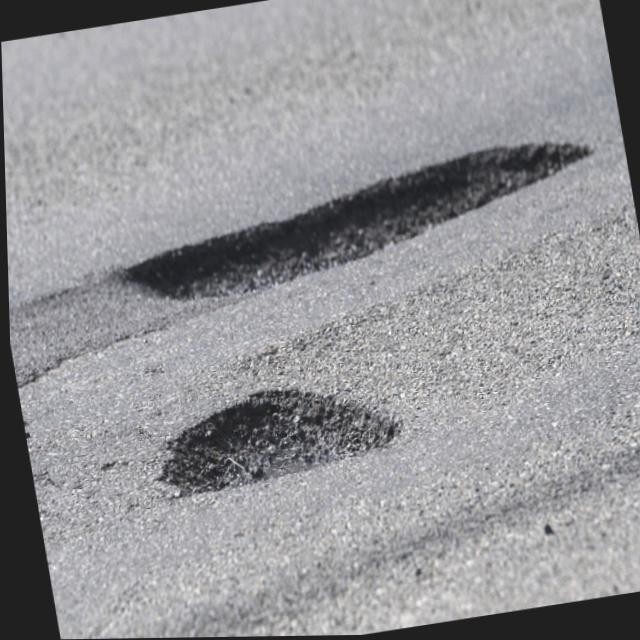
#> input picture 02_pothole_detection/dataset/sample_images/pothole_dataset_1_train_image10.jpg, 640 x 640 px
$ python lane_detector.py --input ../../02_pothole_detection/dataset/sample_images
#> lines starting #> are read from the running program, lines starting #| are printed output that depends on the picture; after the words box and inside, x2 and y2 are one past the last pixel; in counts of white or black regions, pixels touching at a corner belong together; long printed decimals are rounded
"""Classical lane detection + lane departure warning (no deep learning).

Pipeline per frame
  1. Colour mask   : keep white + yellow pixels (HLS colour space)
  2. Grayscale + Gaussian blur
  3. Canny edge detection
  4. Region-of-interest (trapezoid in front of the car)
  5. Probabilistic Hough transform -> line segments
  6. Split segments into left / right by slope, fit one line per side
  7. Temporal smoothing (exponential moving average) for video
  8. Departure warning: offset of lane centre from image centre

Usage:
    python src/lane_detector.py --input data/test_images --output results/images
    python src/lane_detector.py --input data/test_videos/solidWhiteRight.mp4 --output results/videos
"""
import argparse
import time
from pathlib import Path

import cv2
import numpy as np

# ---------------- tunable parameters ----------------
CANNY_LOW, CANNY_HIGH = 50, 150
BLUR_K = 5
HOUGH = dict(rho=1, theta=np.pi / 180, threshold=20, minLineLength=20, maxLineGap=100)
MIN_ABS_SLOPE = 0.4          # ignore near-horizontal segments
ROI_TOP = 0.60               # top of ROI as a fraction of image height
SMOOTH_ALPHA = 0.2           # EMA weight of the new measurement (video)
DEPARTURE_THRESH = 0.15      # |offset| / lane width that triggers a warning


def colour_mask(img):
    """Keep white and yellow lane paint."""
    hls = cv2.cvtColor(img, cv2.COLOR_BGR2HLS)
    white = cv2.inRange(hls, (0, 200, 0), (255, 255, 255))
    yellow = cv2.inRange(hls, (10, 0, 100), (40, 255, 255))
    mask = cv2.bitwise_or(white, yellow)
    return cv2.bitwise_and(img, img, mask=mask)


def roi_vertices(h, w):
    return np.array([[(int(0.05 * w), h), (int(0.45 * w), int(ROI_TOP * h)),
                      (int(0.55 * w), int(ROI_TOP * h)), (int(0.95 * w), h)]], dtype=np.int32)


def region_of_interest(img, vertices):
    mask = np.zeros_like(img)
    cv2.fillPoly(mask, vertices, 255)
    return cv2.bitwise_and(img, mask)


def fit_side(segments, h):
    """Least-squares fit x = m*y + c through all segment endpoints of one side."""
    if not segments:
        return None
    xs, ys = [], []
    for x1, y1, x2, y2 in segments:
        xs += [x1, x2]
        ys += [y1, y2]
    m, c = np.polyfit(ys, xs, 1)
    return np.array([m, c], dtype=np.float64)


def line_points(params, h):
    m, c = params
    y1, y2 = h, int(ROI_TOP * h)
    return (int(m * y1 + c), y1), (int(m * y2 + c), y2)


class LaneDetector:
    def __init__(self, smooth=True):
        self.smooth = smooth
        self.left = None
        self.right = None
        self.lane_w = None   # learned lane width at the image bottom (pixels)

    def _update(self, old, new):
        if new is None:
            return old
        if old is None or not self.smooth:
            return new
        return (1 - SMOOTH_ALPHA) * old + SMOOTH_ALPHA * new

    def detect(self, frame):
        """Return dict with debug images, lane params and departure info."""
        h, w = frame.shape[:2]
        masked = colour_mask(frame)
        gray = cv2.cvtColor(masked, cv2.COLOR_BGR2GRAY)
        blur = cv2.GaussianBlur(gray, (BLUR_K, BLUR_K), 0)
        edges = cv2.Canny(blur, CANNY_LOW, CANNY_HIGH)
        roi = region_of_interest(edges, roi_vertices(h, w))
        lines = cv2.HoughLinesP(roi, **HOUGH)

        left_seg, right_seg = [], []
        if lines is not None:
            for x1, y1, x2, y2 in lines[:, 0]:
                if x2 == x1:
                    continue
                slope = (y2 - y1) / (x2 - x1)
                if abs(slope) < MIN_ABS_SLOPE:
                    continue
                # image y grows downward: left lane has negative slope
                if slope < 0:
                    left_seg.append((x1, y1, x2, y2))
                else:
                    right_seg.append((x1, y1, x2, y2))

        l_new, r_new = fit_side(left_seg, h), fit_side(right_seg, h)
        self.left = self._update(self.left, l_new)
        self.right = self._update(self.right, r_new)

        info = dict(left_found=l_new is not None, right_found=r_new is not None,
                    left=self.left, right=self.right, offset=None, warning=False,
                    n_segments=0 if lines is None else len(lines))
        lx = None if self.left is None else line_points(self.left, h)[0][0]
        rx = None if self.right is None else line_points(self.right, h)[0][0]
        if lx is not None and rx is not None and rx - lx > 0.2 * w:
            # both lines found: measure lane width and remember it
            lane_w = rx - lx
            self.lane_w = lane_w if self.lane_w is None else 0.9 * self.lane_w + 0.1 * lane_w
        elif self.lane_w is not None and (lx is not None or rx is not None):
            # single-line fallback: infer the missing side from the learned lane width
            lane_w = self.lane_w
            if lx is None:
                lx = rx - lane_w
            else:
                rx = lx + lane_w
            info["single_line_fallback"] = True
        else:
            lx = rx = None
        if lx is not None:
            lane_centre = (lx + rx) / 2
            offset = (w / 2 - lane_centre) / lane_w  # + => car right of centre
            info["offset"] = float(offset)
            info["warning"] = abs(offset) > DEPARTURE_THRESH
        info["debug"] = dict(mask=masked, edges=edges, roi=roi)
        return info

    @staticmethod
    def draw(frame, info):
        out = frame.copy()
        h, w = frame.shape[:2]
        overlay = np.zeros_like(frame)
        pts = []
        for side, colour in (("left", (0, 0, 255)), ("right", (255, 0, 0))):
            if info[side] is not None:
                p1, p2 = line_points(info[side], h)
                cv2.line(overlay, p1, p2, colour, 10)
                pts.append((p1, p2))
        if len(pts) == 2:
            poly = np.array([pts[0][0], pts[0][1], pts[1][1], pts[1][0]], np.int32)
            cv2.fillPoly(overlay, [poly], (0, 180, 0))
        out = cv2.addWeighted(out, 1.0, overlay, 0.4, 0)
        if info["offset"] is not None:
            txt = f"Offset: {info['offset']*100:+.1f}% of lane width"
            cv2.putText(out, txt, (20, 40), cv2.FONT_HERSHEY_SIMPLEX, 0.9, (255, 255, 255), 2)
        if info["warning"]:
            cv2.putText(out, "LANE DEPARTURE WARNING", (20, 80), cv2.FONT_HERSHEY_SIMPLEX,
                        1.0, (0, 0, 255), 3)
        cv2.polylines(out, roi_vertices(h, w), True, (0, 255, 255), 1)
        return out


def process_image(path, out_dir):
    img = cv2.imread(str(path))
    det = LaneDetector(smooth=False)
    info = det.detect(img)
    out = det.draw(img, info)
    out_dir.mkdir(parents=True, exist_ok=True)
    cv2.imwrite(str(out_dir / f"{path.stem}_lanes.jpg"), out)
    # pipeline stages figure: original | colour mask | edges | ROI edges | result
    small = lambda im: cv2.resize(im if im.ndim == 3 else cv2.cvtColor(im, cv2.COLOR_GRAY2BGR), (480, 270))
    d = info["debug"]
    strip = np.hstack([small(img), small(d["mask"]), small(d["edges"]), small(d["roi"]), small(out)])
    cv2.imwrite(str(out_dir / f"{path.stem}_pipeline.jpg"), strip)
    return info


# [27 lines left out: function process_video, not called in this run]


def main():
    ap = argparse.ArgumentParser()
    ap.add_argument("--input", required=True, help="image, folder of images, or video")
    ap.add_argument("--output", default="results")
    args = ap.parse_args()
    src, out = Path(args.input), Path(args.output)
    if src.is_dir():
        for p in sorted(src.glob("*.jpg")):
            info = process_image(p, out)
#> in process_image, img is the input picture: shape (640, 640, 3); mean B, G, R 152.7, 149.8, 150
#> in colour_mask, `white = cv2.inRange(hls, (0, 200, 0), (255, 255, 255))`:
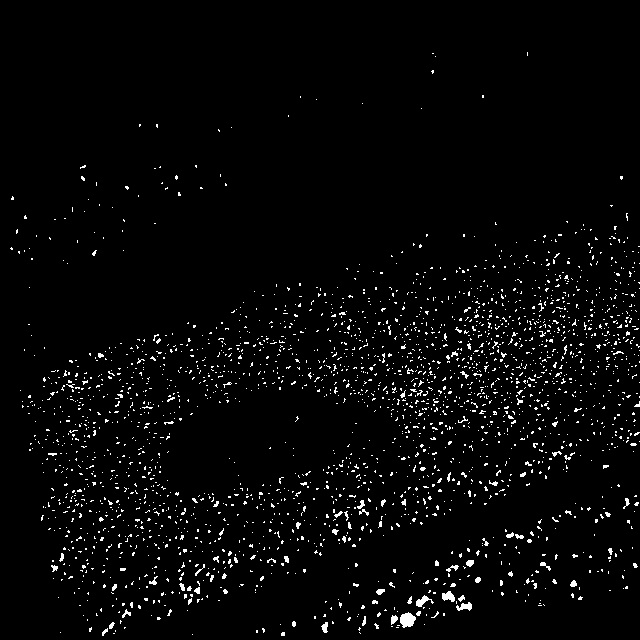
#> white: shape (640, 640); 2.9% white in thin lines or dots, all inside (x1, y1, x2, y2) = (10, 52, 640, 636)
#> in region_of_interest, `return cv2.bitwise_and(img, mask)`:
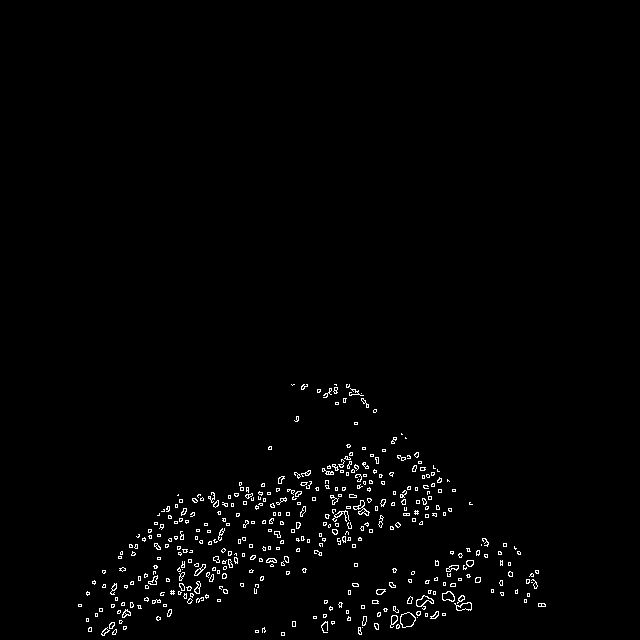
#> returned value: shape (640, 640); 1.4% white in thin lines or dots, all inside (x1, y1, x2, y2) = (78, 384, 546, 636)
#> in detect, `lines = cv2.HoughLinesP(roi, **HOUGH)`: lines = 120 rows, first 6: [88, 621, 365, 448], [86, 593, 441, 478], [111, 591, 449, 481], [157, 620, 439, 471], [111, 594, 401, 433], [86, 621, 470, 504]
#> the loop in detect, `for x1, y1, x2, y2 in lines[:, 0]:` made 120 passes
#> (x1, y1, x2, y2, slope) on passes 1 to 8: (88, 621, 365, 448, -0.625), (86, 593, 441, 478, -0.324), (111, 591, 449, 481, -0.325), (157, 620, 439, 471, -0.528), (111, 594, 401, 433, -0.555), (86, 621, 470, 504, -0.305), (102, 634, 418, 452, -0.576), (134, 555, 378, 462, -0.381)
#> after the loop in detect, `for x1, y1, x2, y2 in lines[:, 0]:`: left_seg = 20 items, first 6: (88, 621, 365, 448), (157, 620, 439, 471), (111, 594, 401, 433), (102, 634, 418, 452), (121, 551, 365, 447), (112, 628, 336, 387); right_seg = [(239, 482, 437, 616), (240, 489, 468, 610), (332, 464, 536, 587), (287, 491, 526, 602), (355, 389, 529, 596), (347, 465, 434, 594), (327, 393, 538, 604), (349, 385, 528, 583), (334, 389, 538, 573), (346, 384, 367, 407)]
#> the loop in fit_side, `for x1, y1, x2, y2 in segments:` made 20 passes
#> (x1, y1, x2, y2) on passes 7 to 14: (104, 629, 396, 439), (103, 630, 360, 475), (102, 632, 421, 462), (113, 634, 400, 455), (111, 588, 416, 452), (362, 623, 498, 551), (78, 605, 337, 387), (95, 615, 334, 384)
#> after the loop in fit_side, `for x1, y1, x2, y2 in segments:`: xs = 40 values, max 498 at index 23, min 78 at index 24, mean 249.7; ys = 40 values, max 634 at index 6, min 384 at index 27, mean 531.7
#> in fit_side, `m, c = np.polyfit(ys, xs, 1)`: m = -1.32; c = 949.2
#> the loop in fit_side (call 2), `for x1, y1, x2, y2 in segments:` made 10 passes
#> (x1, y1, x2, y2, xs, ys) on passes 1 to 3: (239, 482, 437, 616, [239, 437], [482, 616]), (240, 489, 468, 610, [239, 437, 240, 468], [482, 616, 489, 610]), (332, 464, 536, 587, [239, 437, 240, 468, 332, 536], [482, 616, 489, 610, 464, 587])
#> in detect, `l_new, r_new = fit_side(left_seg, h), fit_side(right_seg, h)`: l_new = [-1.32, 949.2]; r_new = [0.833, -18.02]
#> in detect, `self.left = self._update(self.left, l_new)`: self.left = [-1.32, 949.2]
#> in detect, `self.right = self._update(self.right, r_new)`: self.right = [0.833, -18.02]
#> in detect, `info = dict(left_found=l_new is not None, right_found=r_new is not Non..`: info = 7 items
#> in line_points, `m, c = params`: m = -1.32; c = 949.2
#> in detect, `lx = None if self.left is None else line_points(self.left, h)[0][0]`: lx = 107
#> in detect, `rx = None if self.right is None else line_points(self.right, h)[0][0]`: rx = 515
#> in detect, `lane_w = rx - lx`: lane_w = 408
#> in detect, `lane_centre = (lx + rx) / 2`: lane_centre = 311
#> in detect, `offset = (w / 2 - lane_centre) / lane_w`: offset = 0.0221
#> in process_image, `info = det.detect(img)`: info = 8 items
#> the loop in draw, `for side, colour in (("left", (0, 0, 255)), ("right", (255, 0, 0))):` made 2 passes
#> (m in line_points, c in line_points, p1, p2) on passes 1 to 2: (-1.32, 949.2, (107, 640), (443, 384)), (0.833, -18.02, (515, 640), (301, 384))
#> after the loop in draw, `for side, colour in (("left", (0, 0, 255)), ("right", (255, 0, 0))):`:
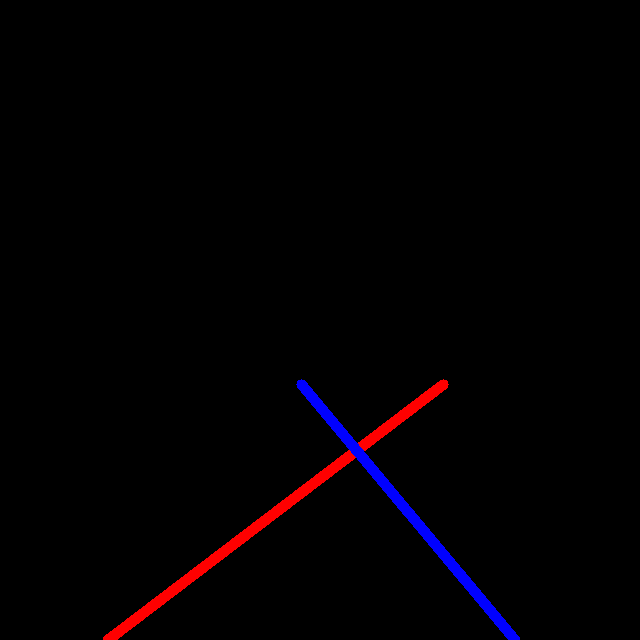
#> overlay: shape (640, 640, 3); mean of channels 0, 1, 2 2.2, 0, 2.8; drawn as B, G, R
#> after the loop in draw, `for side, colour in (("left", (0, 0, 255)), ("right", (255, 0, 0))):`: pts = [((107, 640), (443, 384)), ((515, 640), (301, 384))]
#> in draw, `poly = np.array([pts[0][0], pts[0][1], pts[1][1], pts[1][0]], np.int32)`: poly = [[107, 640], [443, 384], [301, 384], [515, 640]]
#> in draw, `cv2.fillPoly(overlay, [poly], (0, 180, 0))`:
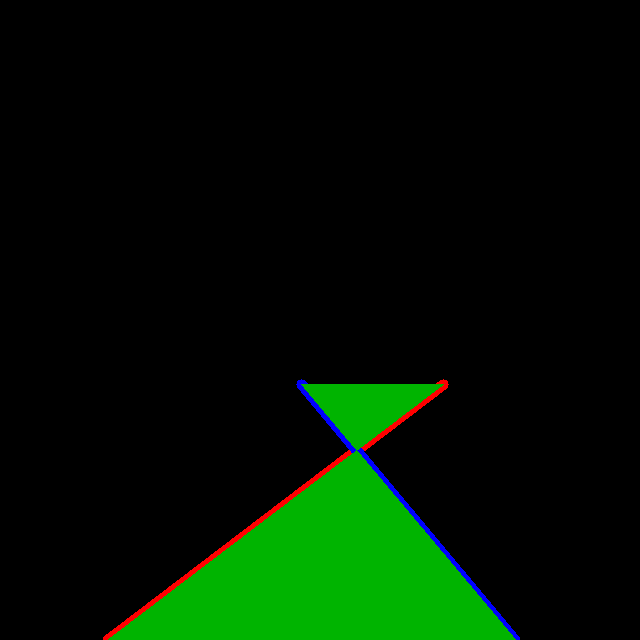
#> overlay: shape (640, 640, 3); 10.67% of pixels changed, all inside (x1, y1, x2, y2) = (108, 384, 516, 640); drawn as B, G, R
#> in draw, `out = cv2.addWeighted(out, 1.0, overlay, 0.4, 0)`:
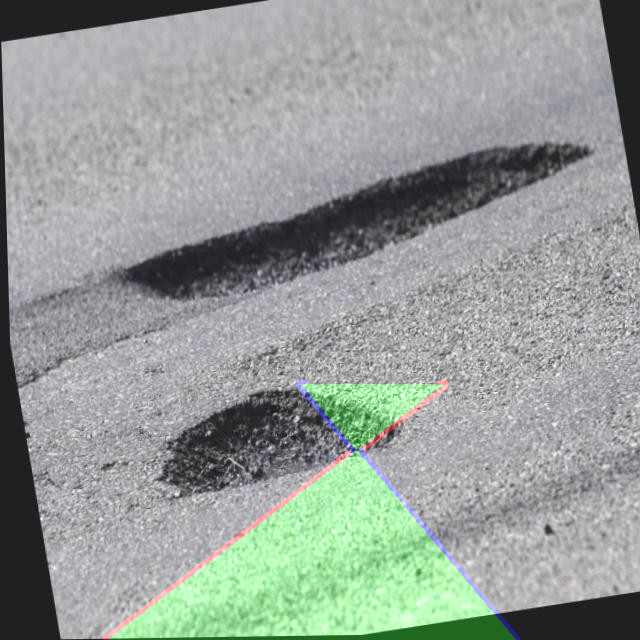
#> out: shape (640, 640, 3); mean B, G, R 153, 157.2, 150.4
#> in draw, `txt = f"Offset: {info['offset']*100:+.1f}% of lane width"`: txt = 'Offset: +2.2% of lane width'
#> in draw, `cv2.polylines(out, roi_vertices(h, w), True, (0, 255, 255), 1)`:
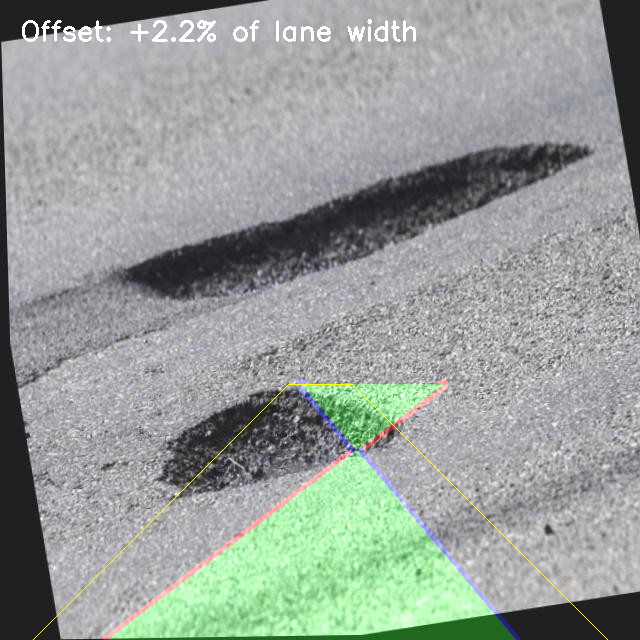
#> out: shape (640, 640, 3); mean B, G, R 153.4, 157.9, 151.1
#> in process_image, `d = info["debug"]`: d = 3 items
#> in process_image, `strip = np.hstack([small(img), small(d["mask"]), small(d["edges"]), sm..`:
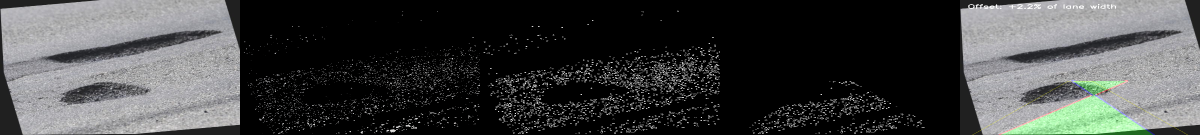
#> strip: shape (270, 2400, 3) (shown at 1/2 size); mean B, G, R 65.9, 66.2, 64.9
#> info = 8 items
            print(p.name, "left:", info["left_found"], "right:", info["right_found"],
                  "offset:", info["offset"])
#| pothole_dataset_1_train_image10.jpg left: True right: True offset: 0.02206
#> pass 2 of the loop in main, `for p in sorted(src.glob("*.jpg")):`:
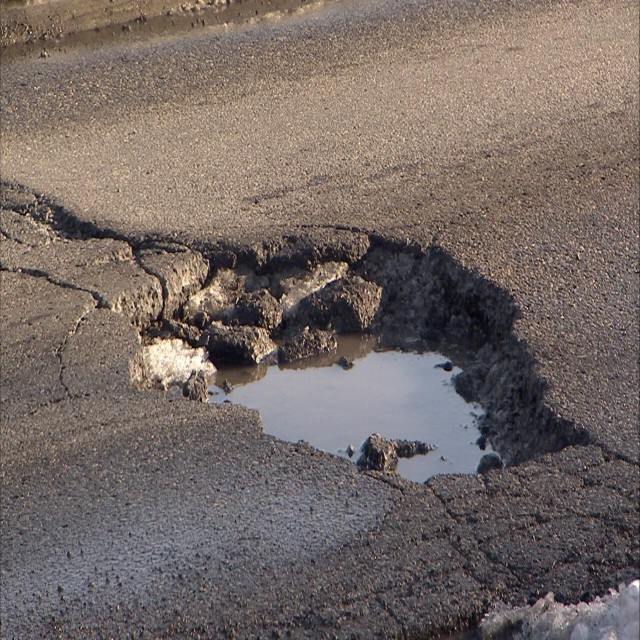
#> input picture 02_pothole_detection/dataset/sample_images/pothole_dataset_2_00608.jpg, 640 x 640 px
#> in process_image, img is the input picture: shape (640, 640, 3); mean B, G, R 101.1, 105.6, 116.9
#> in colour_mask (call 2), `white = cv2.inRange(hls, (0, 200, 0), (255, 255, 255))`:
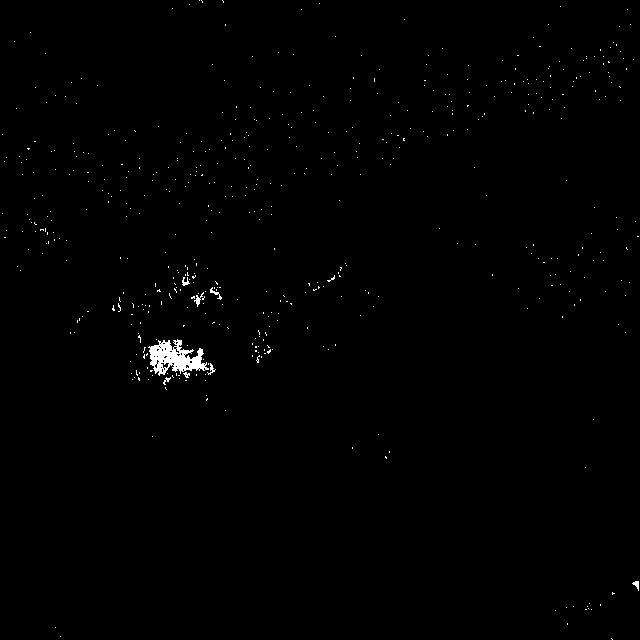
#> white: shape (640, 640); 0.56% white; 535 white regions (527 under 20 px), largest, box (x1, y1, x2, y2) and area: (148, 339, 209, 376) 1165, (194, 292, 204, 307) 48, (210, 287, 222, 300) 43
#> in process_image (call 2), `strip = np.hstack([small(img), small(d["mask"]), small(d["edges"]), sm..`:
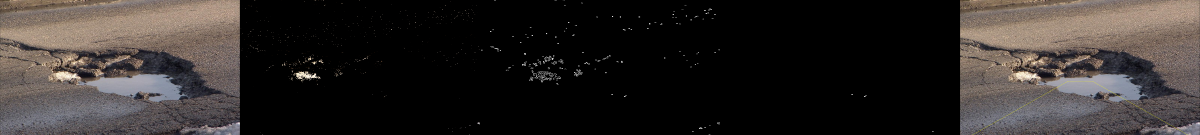
#> strip: shape (270, 2400, 3) (shown at 1/2 size); mean B, G, R 41, 42.9, 47.4
#| pothole_dataset_2_00608.jpg left: False right: False offset: None
#> pass 3 of the loop in main, `for p in sorted(src.glob("*.jpg")):`:
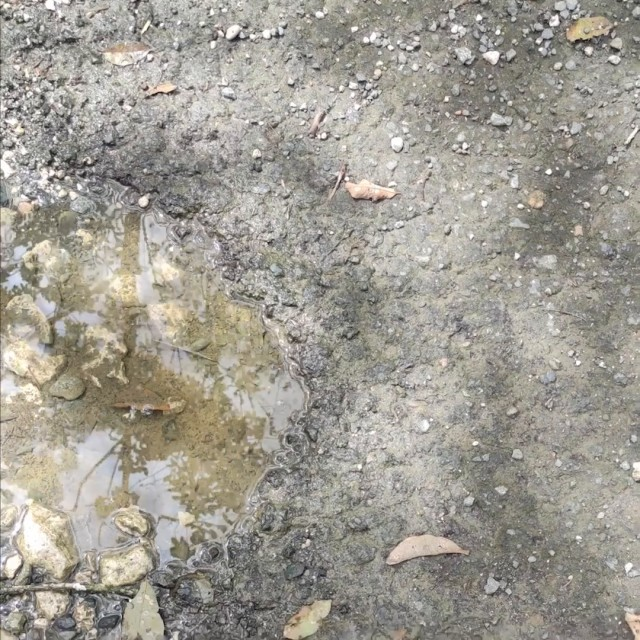
#> input picture 02_pothole_detection/dataset/sample_images/pothole_dataset_3__0186_0001.jpg, 640 x 640 px
#> in process_image, img is the input picture: shape (640, 640, 3); mean B, G, R 146.5, 155.8, 159.6
#> lines = 85 rows, first 6: [103, 569, 399, 431], [283, 458, 367, 399], [132, 545, 402, 436], [318, 450, 378, 413], [78, 599, 388, 420], [103, 570, 398, 432]
#> the loop in draw (call 3), `for side, colour in (("left", (0, 0, 255)), ("right", (255, 0, 0))):` made 2 passes
#> (m in line_points, c in line_points, p1, p2) on passes 1 to 2: (-1.58, 1067.5, (59, 640), (462, 384)), (0.795, 25.77, (534, 640), (331, 384))
#> after the loop in draw (call 3), `for side, colour in (("left", (0, 0, 255)), ("right", (255, 0, 0))):`:
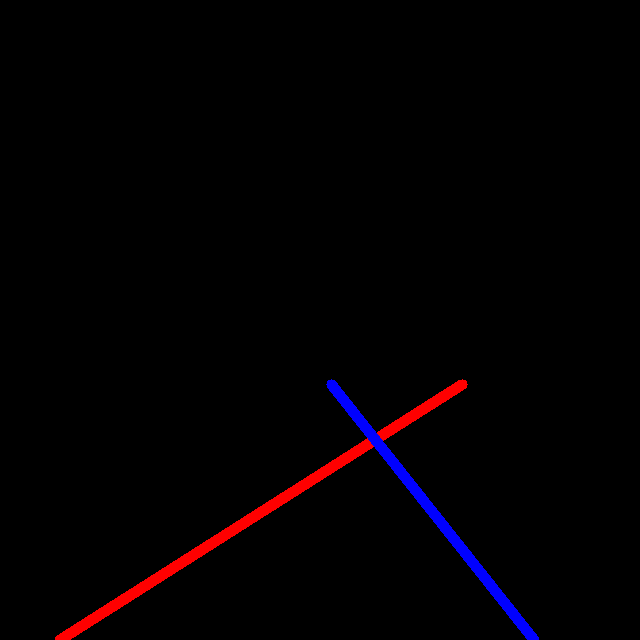
#> overlay: shape (640, 640, 3); mean of channels 0, 1, 2 2.2, 0, 3.2; drawn as B, G, R
#> after the loop in draw (call 3), `for side, colour in (("left", (0, 0, 255)), ("right", (255, 0, 0))):`: pts = [((59, 640), (462, 384)), ((534, 640), (331, 384))]
#> poly = [[59, 640], [462, 384], [331, 384], [534, 640]]
#> txt = 'Offset: +4.9% of lane width'
#> in process_image (call 3), `strip = np.hstack([small(img), small(d["mask"]), small(d["edges"]), sm..`:
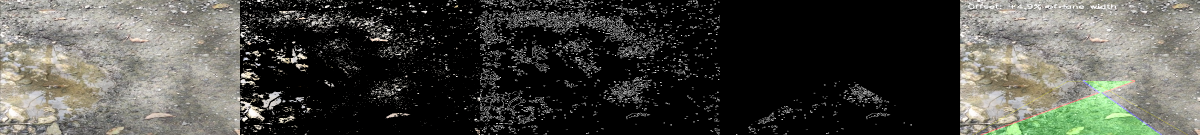
#> strip: shape (270, 2400, 3) (shown at 1/2 size); mean B, G, R 67.5, 73.1, 73.1
#| pothole_dataset_3__0186_0001.jpg left: True right: True offset: 0.04947
    elif src.suffix.lower() in (".mp4", ".avi", ".mov"):
        stats, fps = process_video(src, out)
        print(f"{src.name}: {len(stats)} frames, {fps:.1f} FPS")
    else:
        process_image(src, out)


if __name__ == "__main__":
    main()
